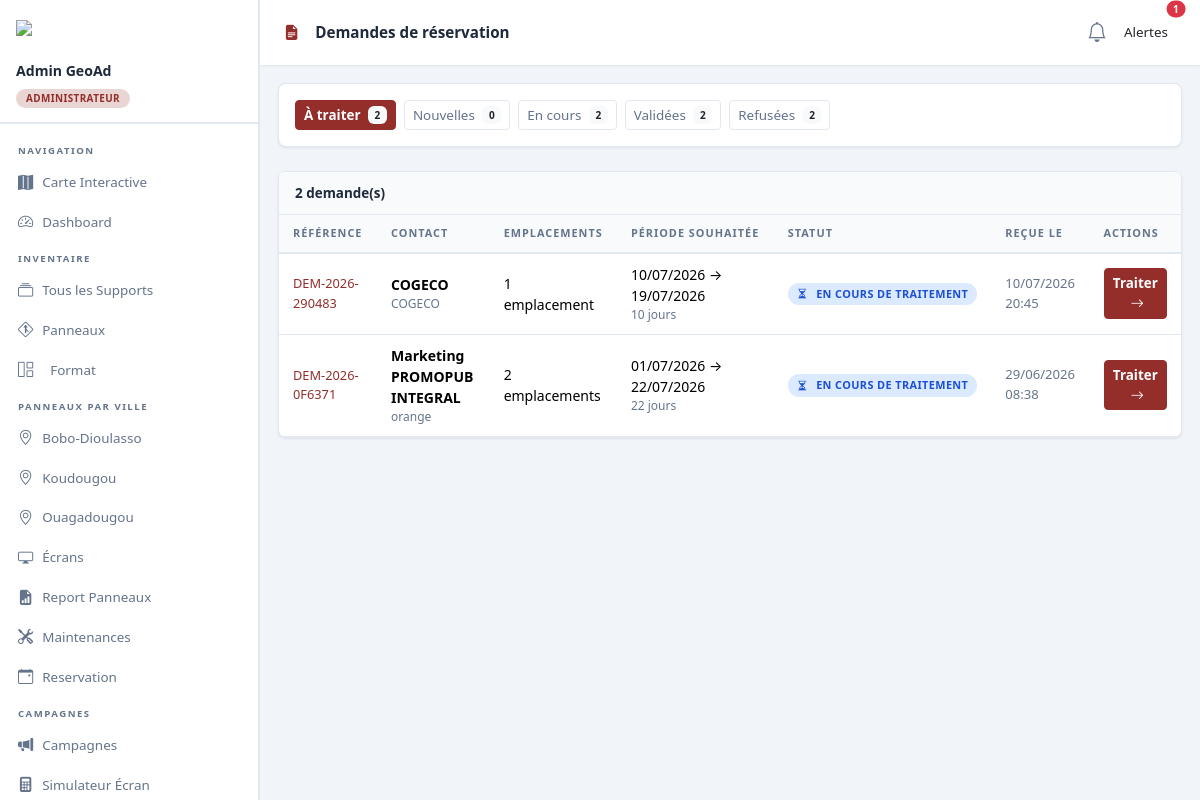
The app's page /gestion/campaigns/demandes/ (signed in), older data.
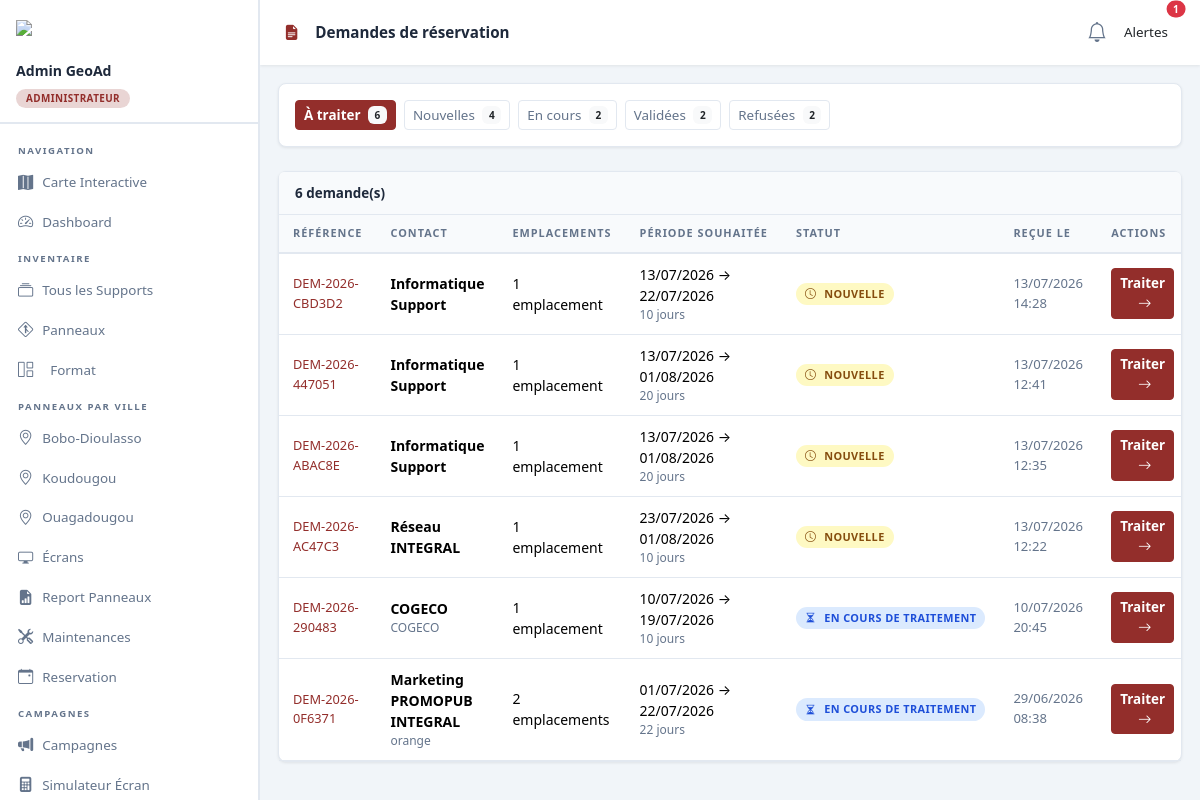
The same page, newer data.
### campaigns/models.py (models this page shows, shortened)
class DemandeReservation(models.Model):
    STATUT_NOUVELLE  = 'nouvelle'
    STATUT_EN_COURS  = 'en_cours'
    STATUT_VALIDEE   = 'validee'
    STATUT_REFUSEE   = 'refusee'
    STATUT_CHOICES = [
        (STATUT_NOUVELLE,  'Nouvelle'),
        (STATUT_EN_COURS,  'En cours de traitement'),
        (STATUT_VALIDEE,   'Validée — Réservation créée'),
        (STATUT_REFUSEE,   'Refusée'),
    ]
    TYPE_CLIENT_NOUVEAU  = 'nouveau'
    TYPE_CLIENT_EXISTANT = 'existant'
    TYPE_CLIENT_CHOICES = [
        (TYPE_CLIENT_NOUVEAU,  'Nouveau client'),
        (TYPE_CLIENT_EXISTANT, 'Client existant'),
    ]
    uuid = models.UUIDField(
        default=uuid.uuid4,
        editable=False,
        unique=True,
        db_index=True,
        verbose_name="Identifiant public",
    )
    reference = models.CharField(
        max_length=50,
        unique=True,
        blank=True,
        verbose_name="Référence",
        help_text="Générée automatiquement. Ex: DEM-2026-A3F9K2",
    )
    nom_contact = models.CharField(
        max_length=200,
        verbose_name="Nom complet",
    )
    societe = models.CharField(
        max_length=200,
        blank=True,
        verbose_name="Société / Organisation",
    )
    email = models.EmailField(
        verbose_name="Email",
    )
    telephone = models.CharField(
        max_length=30,
        verbose_name="Téléphone",
    )
    accepte_contact = models.BooleanField(
        default=False,
        verbose_name="Accepte d'être recontacté",
        help_text="Le visiteur a coché la case d'acceptation de contact commercial.",
    )
    type_client = models.CharField(
        max_length=10,
        choices=TYPE_CLIENT_CHOICES,
        default=TYPE_CLIENT_NOUVEAU,
        verbose_name="Type de client",
    )
    reference_client_saisie = models.CharField(
        max_length=20,
        blank=True,
        verbose_name="Référence client saisie",
        help_text="Code client (ex: CLI-2026-A3F9K2) fourni par le visiteur s'il se "
                   "déclare déjà client. Rempli côté public, vérifié par le staff.",
    )
    faces_souhaitees = models.ManyToManyField(
        'inventory.FacePanneau',
        blank=True,
        related_name='demandes_reservation',
        verbose_name="Faces souhaitées",
    )
    supports_souhaites = models.ManyToManyField(
        'inventory.Support',
        blank=True,
        related_name='demandes_reservation',
        verbose_name="Supports souhaités (écrans)",
    )
    date_debut_souhaitee = models.DateField(
        verbose_name="Date de début souhaitée",
    )
    date_fin_souhaitee = models.DateField(
        verbose_name="Date de fin souhaitée",
    )
    nom_campagne = models.CharField(
        max_length=200,
        blank=True,
        verbose_name="Nom de la campagne / projet",
    )
    message = models.TextField(
        blank=True,
        verbose_name="Message libre",
    )
    statut = models.CharField(
        max_length=20,
        choices=STATUT_CHOICES,
        default=STATUT_NOUVELLE,
        verbose_name="Statut",
        db_index=True,
    )
    notes_staff = models.TextField(
        blank=True,
        verbose_name="Notes internes staff",
        help_text="Visible uniquement par le staff. Motif de refus, remarques…",
    )
    traite_par = models.ForeignKey(
        settings.AUTH_USER_MODEL,
        on_delete=models.SET_NULL,
        null=True, blank=True,
        related_name='demandes_traitees',
        verbose_name="Traité par",
    )
    traite_le = models.DateTimeField(
        null=True, blank=True,
        verbose_name="Traité le",
    )
    client = models.ForeignKey(
        Client,
        on_delete=models.SET_NULL,
        null=True, blank=True,
        related_name='demandes_reservation',
        verbose_name="Client associé",
        help_text="Renseigné automatiquement si la référence client saisie est "
                   "valide, sinon par le staff après validation.",
    )
    reservation = models.ForeignKey(
        Reservation,
        on_delete=models.SET_NULL,
        null=True, blank=True,
        related_name='demande_origine',
        verbose_name="Réservation créée",
        help_text="Réservation officielle créée par le staff après validation.",
    )
    created_at = models.DateTimeField(
        auto_now_add=True,
        verbose_name="Créée le",
    )
    updated_at = models.DateTimeField(
        auto_now=True,
        verbose_name="Mise à jour le",
    )
    class Meta:
        verbose_name          = "Demande de réservation"
        verbose_name_plural   = "Demandes de réservation"
        ordering              = ['-created_at']
        indexes               = [
            models.Index(fields=['statut', '-created_at']),
            models.Index(fields=['email']),
        ]
    @property
    def duree_jours(self) -> int:
        if self.date_debut_souhaitee and self.date_fin_souhaitee:
            return (self.date_fin_souhaitee - self.date_debut_souhaitee).days + 1
        return 0
    def get_statut_icon(self) -> str:
        return {
            self.STATUT_NOUVELLE:  'bi-clock',
            self.STATUT_EN_COURS:  'bi-hourglass-split',
            self.STATUT_VALIDEE:   'bi-check-circle-fill',
            self.STATUT_REFUSEE:   'bi-x-circle-fill',
        }.get(self.statut, 'bi-question-circle')
    def nb_emplacements(self) -> int:
        return self.faces_souhaitees.count() + self.supports_souhaites.count()

### campaigns/views.py (the view)
# urls.py: path('demandes/', views.DemandesListView.as_view(), name='demandes_liste'),
class DemandesListView(LoginRequiredMixin, View):
    template_name = 'campaigns/demandes_liste.html'
    def get(self, request):
        statut = request.GET.get('statut', '')
        qs = (
            DemandeReservation.objects
            .select_related('client', 'reservation', 'traite_par')
            .order_by('-created_at')
        )
        if statut:
            qs = qs.filter(statut=statut)
        else:
            qs = qs.filter(statut__in=[
                DemandeReservation.STATUT_NOUVELLE,
                DemandeReservation.STATUT_EN_COURS,
            ])
        compteurs = {
            'nouvelle': DemandeReservation.objects.filter(statut=DemandeReservation.STATUT_NOUVELLE).count(),
            'en_cours': DemandeReservation.objects.filter(statut=DemandeReservation.STATUT_EN_COURS).count(),
            'validee':  DemandeReservation.objects.filter(statut=DemandeReservation.STATUT_VALIDEE).count(),
            'refusee':  DemandeReservation.objects.filter(statut=DemandeReservation.STATUT_REFUSEE).count(),
        }
        return render(request, self.template_name, {
            'demandes': qs,
            'statut_actif': statut,
            'compteurs': compteurs,
        })

### accounts/models.py (called while the page is built)
def get_choice_label(instance, field_name, choices):
    value = getattr(instance, field_name)
    return dict(choices).get(value, value)

    def get_role_display(self):
        return get_choice_label(self, 'role', self.ROLE_CHOICES)

    @property
    def is_admin(self):
        return self.role == self.ROLE_ADMIN or self.is_superuser

    @property
    def is_technicien(self):
        return self.role == self.ROLE_TECHNICIEN

    @property
    def is_client(self):
        return self.role == self.ROLE_CLIENT

### campaigns/context_processors.py (called while the page is built)
def alerts_data(request):
    return {'alertes': get_cached_alertes()}

### campaigns/views.py (called while the page is built)
def get_cached_alertes():
    res = cache.get('dashboard_alertes')
    if not res:
        res = _build_alertes()
        cache.set('dashboard_alertes', res, 3600)
    return res

### geoad/context_processors.py (called while the page is built)
def design_config(request):
    return {
        'DESIGN': settings.DESIGN_CONFIG,
        'APP_NAME': 'Integral',
    }

def inventory_villes(request):
    villes = sorted({v.strip() for v in Support.objects.values_list('ville', flat=True) if v and v.strip()})
    return {
        'inventory_villes': villes,
    }

### templates/campaigns/demandes_liste.html (shortened to what this page needs)
{% extends 'base.html' %}
{% block topbar_title %}<i class="bi bi-file-earmark-text-fill me-2" style="color:var(--color-primary)"></i>Demandes de réservation{% endblock %}
{% block content %}
<div class="card mb-4">
  <div class="card-body">
    <div class="d-flex gap-2 flex-wrap">
      <a href="?" class="btn btn-sm {% if not statut_actif %}btn-primary{% else %}btn-outline-secondary{% endif %}">
        À traiter <span class="badge bg-light text-dark ms-1">{{ compteurs.nouvelle|add:compteurs.en_cours }}</span>
      </a>
      <a href="?statut=nouvelle" class="btn btn-sm {% if statut_actif == 'nouvelle' %}btn-primary{% else %}btn-outline-secondary{% endif %}">
        Nouvelles <span class="badge bg-light text-dark ms-1">{{ compteurs.nouvelle }}</span>
      </a>
      <a href="?statut=en_cours" class="btn btn-sm {% if statut_actif == 'en_cours' %}btn-primary{% else %}btn-outline-secondary{% endif %}">
        En cours <span class="badge bg-light text-dark ms-1">{{ compteurs.en_cours }}</span>
      </a>
      <a href="?statut=validee" class="btn btn-sm {% if statut_actif == 'validee' %}btn-primary{% else %}btn-outline-secondary{% endif %}">
        Validées <span class="badge bg-light text-dark ms-1">{{ compteurs.validee }}</span>
      </a>
      <a href="?statut=refusee" class="btn btn-sm {% if statut_actif == 'refusee' %}btn-primary{% else %}btn-outline-secondary{% endif %}">
        Refusées <span class="badge bg-light text-dark ms-1">{{ compteurs.refusee }}</span>
      </a>
    </div>
  </div>
</div>
<div class="card">
  <div class="card-header d-flex align-items-center">
    <span>{{ demandes|length }} demande(s)</span>
  </div>
  <div class="card-body p-0 table-responsive">
    <table id="tableDemandes" class="table mb-0 align-middle">
      <thead class="table-light">
        <tr>
          <th>Référence</th>
          <th>Contact</th>
          <th>Emplacements</th>
          <th>Période souhaitée</th>
          <th>Statut</th>
          <th>Reçue le</th>
          <th>Actions</th>
        </tr>
      </thead>
      <tbody>
        {% for demande in demandes %}
        <tr>
          <td class="mono" style="font-size:.8rem;color:var(--color-primary)">{{ demande.reference }}</td>
          <td>
            <div style="font-weight:600">{{ demande.nom_contact }}</div>
            {% if demande.societe %}<div style="font-size:.75rem;color:var(--text-muted)">{{ demande.societe }}</div>{% endif %}
          </td>
          <td>{{ demande.nb_emplacements }} emplacement{{ demande.nb_emplacements|pluralize }}</td>
          <td>
            {{ demande.date_debut_souhaitee|date:"d/m/Y" }} → {{ demande.date_fin_souhaitee|date:"d/m/Y" }}
            <div style="font-size:.75rem;color:var(--text-muted)">{{ demande.duree_jours }} jour{{ demande.duree_jours|pluralize }}</div>
          </td>
          <td>
            <span class="badge-status bs-dem-{{ demande.statut }}">
              <i class="bi {{ demande.get_statut_icon }} me-1"></i>{{ demande.get_statut_display }}
            </span>
          </td>
          <td style="color:var(--text-muted);font-size:.82rem">{{ demande.created_at|date:"d/m/Y H:i" }}</td>
          <td>
            <a href="{% url 'demande_detail' demande.uuid %}" class="btn btn-sm btn-primary">
            {% if demande.statut == 'validee'  %}
              <i class="bi bi-eye ms-1"></i> Voir
            {% elif demande.statut == 'refusee' %}
              <i class="bi bi-eye ms-1"></i> Voir
            {% else %}
              Traiter <i class="bi bi-arrow-right ms-1"></i>
            {% endif %}
            </a>
          </td>
        </tr>
        {% endfor %}
      </tbody>
    </table>
  </div>
</div>
{% endblock %}
{% block extra_js %}
<link rel="stylesheet" href="https://cdnjs.cloudflare.com/ajax/libs/datatables/1.13.6/css/dataTables.bootstrap5.min.css">
{% endblock %}

### templates/base.html (shortened to what the changed rows need)
{% load static %}
<!doctype html>
<html lang="fr">
  <head>
    <link href="https://cdn.jsdelivr.net/npm/bootstrap@5.3.2/dist/css/bootstrap.min.css" rel="stylesheet" />
    <link href="https://cdn.jsdelivr.net/npm/bootstrap-icons@1.11.3/font/bootstrap-icons.css" rel="stylesheet" />
    <link rel="stylesheet" href="https://unpkg.com/leaflet@1.9.4/dist/leaflet.css" />
    <link href='https://unpkg.com/boxicons@2.1.4/css/boxicons.min.css' rel='stylesheet'>
  </head>
  <body>
    <aside class="sidebar" id="sidebar">
      <nav class="sidebar-nav">
        {% if user.is_authenticated %}
          {% if not user.is_client %}
            <div class="nav-label">Navigation</div>
            <a href="{% url 'carte' %}" class="nav-link {% if request.resolver_match.url_name == 'carte' %}active{% endif %}">
              <i class="bi bi-map-fill"></i>Carte Interactive
            </a>
            <a href="{% url 'dashboard' %}" class="nav-link {% if request.resolver_match.url_name == 'dashboard' %}active{% endif %}">
              <i class="bi bi-speedometer2"></i>Dashboard
            </a>
            <div class="nav-label">Inventaire</div>
            <a href="{% url 'support_list' %}" class="nav-link {% if 'support' in request.resolver_match.url_name and not request.GET.type %}active{% endif %}">
              <i class="bi bi-collection"></i>Tous les Supports
            </a>
            <a href="{% url 'support_list' %}?type=panneau&desactif=panneau" class="nav-link {% if request.GET.type == 'panneau' and not request.GET.ville %}active{% endif %}">
              <i class="bi bi-sign-merge-right"></i>Panneaux
            </a>
            <a href="{% url 'format_list' %}" class="nav-link {% if request.resolver_match.url_name == 'format_list' %}active{% endif %}"">
              <i class="bi bi-grid-1x2 me-2"></i>Format
            </a>
            {% if inventory_villes %}
              <div class="nav-label">Panneaux par ville</div>
              {% for ville in inventory_villes %}
                <a href="{% url 'support_list' %}?type=panneau&ville={{ ville|urlencode }}&desactif=ville" class="nav-link {% if request.GET.type == 'panneau' and request.GET.ville == ville %}active{% endif %}">
                  <i class="bi bi-geo-alt"></i>{{ ville }}
                </a>
              {% endfor %}
            {% endif %}
            <a href="{% url 'support_list' %}?type=ecran&desactif=ecran" class="nav-link {% if request.GET.type == 'ecran' %}active{% endif %}">
              <i class="bi bi-display"></i>Écrans
            </a>
            <a href="{% url 'panneaux_report' %}" class="nav-link {% if request.resolver_match.url_name == 'panneaux_report' %}active{% endif %}">
              <i class="bi bi-file-earmark-bar-graph-fill"></i>Report Panneaux
            </a>
            <a href="{% url 'maintenance_list' %}" class="nav-link {% if 'maintenance' in request.resolver_match.url_name %}active{% endif %}">
              <i class="bi bi-tools"></i>Maintenances
            </a>
            <a href="{% url 'reservation_list' %}" class="nav-link {% if request.resolver_match.url_name == 'reservation_list' %}active{% endif %}">
              <i class="bi bi-calendar-event"></i>Reservation
            </a>
            {% if not user.is_technicien %}
              <div class="nav-label">Campagnes</div>
              <a href="{% url 'campagne_list' %}" class="nav-link {% if 'campagne' in request.resolver_match.url_name %}active{% endif %}">
                <i class="bi bi-megaphone-fill"></i>Campagnes
              </a>
              <a href="{% url 'simulation_ecran' %}" class="nav-link {% if request.resolver_match.url_name == 'simulation_ecran' %}active{% endif %}">
                <i class="bi bi-calculator-fill"></i>Simulateur Écran
              </a>
            {% endif %}
          {% endif %}
        {% endif %}
      </nav>
    </aside>
    <div class="main-wrap">
      <div class="page-content {% block full_page %}{% endblock %}">
        {% block content %}{% endblock %}
      </div>
    </div>
    {% block extra_js %}{% endblock %}
  </body>
</html>

Row changes from the older to the newer data that the page shows:
added DemandeReservation: reference "DEM-2026-CBD3D2", nom_contact "Informatique Support", nb_emplacements "1", date_debut_souhaitee "13/07/2026", date_fin_souhaitee "22/07/2026", duree_jours "10", statut "NOUVELLE", created_at "13/07/2026 14:28", shows "Traiter"
added DemandeReservation: reference "DEM-2026-447051", nom_contact "Informatique Support", nb_emplacements "1", date_debut_souhaitee "13/07/2026", date_fin_souhaitee "01/08/2026", duree_jours "20", statut "NOUVELLE", created_at "13/07/2026 12:41", shows "Traiter"
added DemandeReservation: reference "DEM-2026-ABAC8E", nom_contact "Informatique Support", nb_emplacements "1", date_debut_souhaitee "13/07/2026", date_fin_souhaitee "01/08/2026", duree_jours "20", statut "NOUVELLE", created_at "13/07/2026 12:35", shows "Traiter"
added DemandeReservation: reference "DEM-2026-AC47C3", nom_contact "Réseau INTEGRAL", nb_emplacements "1", date_debut_souhaitee "23/07/2026", date_fin_souhaitee "01/08/2026", duree_jours "10", statut "NOUVELLE", created_at "13/07/2026 12:22", shows "Traiter"
Text that changed along with them:
{{ compteurs.nouvelle|add:compteurs.en_cours }}: "2" → "6"
{{ compteurs.nouvelle }}: "0" → "4"
{{ demandes|length }}: "2" → "6"
